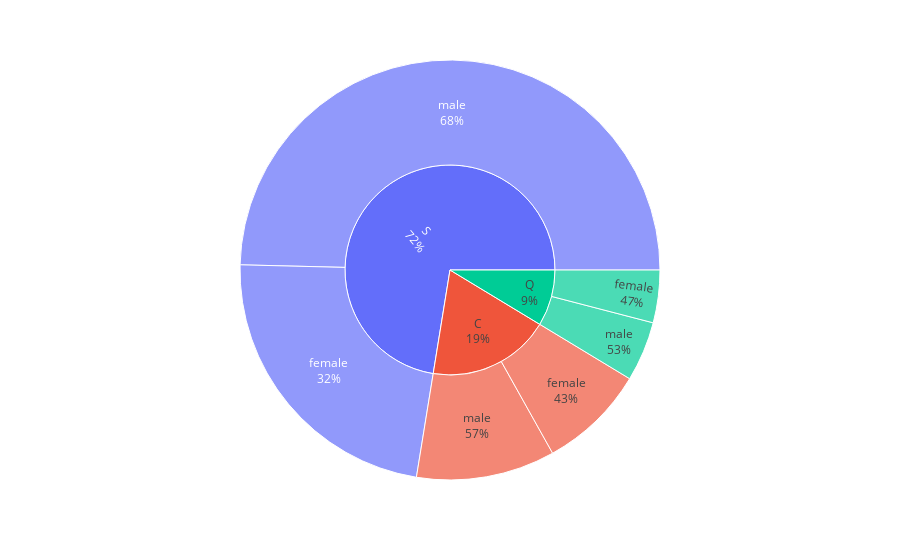

Notebook cell for this chart:
### Code cell
fig = px.sunburst(df, path=['Embarked','Sex']).update_traces(textinfo='label+percent parent')
fig.show()

### Figure 1 — Plotly figure (JSON) as saved in the notebook; plotly's stock layout.template omitted (floating-point values rounded to 4 significant figures)
{"data": [{"branchvalues": "total", "domain": {"x": [0, 1], "y": [0, 1]}, "hovertemplate": "labels=%{label}<br>count=%{value}<br>parent=%{parent}<br>id=%{id}<extra></extra>", "ids": ["C/female", "Q/female", "S/female", "C/male", "Q/male", "S/male", "C", "Q", "S"], "labels": ["female", "female", "female", "male", "male", "male", "C", "Q", "S"], "name": "", "parents": ["C", "Q", "S", "C", "Q", "S", "", "", ""], "textinfo": "label+percent parent", "type": "sunburst", "values": [73, 36, 203, 95, 41, 441, 168, 77, 644]}], "layout": {"legend": {"tracegroupgap": 0}, "margin": {"t": 60}}}
